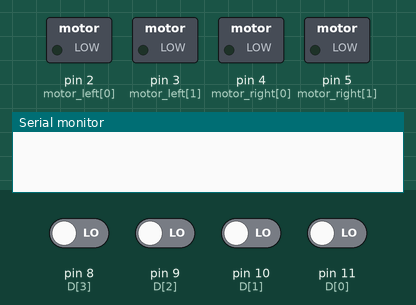
Recording of a sketch running on a simulated Arduino Uno, built with avr-gcc and run on an emulated ATmega328P. Parts: switched loads named in the sketch (green lamp = pin HIGH), the last lines printed to the serial monitor. Inputs (shaded band) come from the test bench; at power-on: pin 8 (D[3]), pin 9 (D[2]), pin 10 (D[1]), pin 11 (D[0]) LOW.

Above: at 1.2 s.
1.3 s: pin 8 (D[3]) driven HIGH
At 2.2 s:
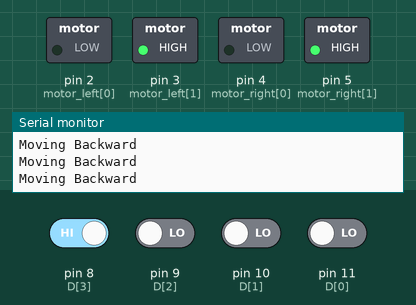
2.8 s: pin 8 (D[3]) driven LOW and pin 9 (D[2]) driven HIGH
At 4.0 s:
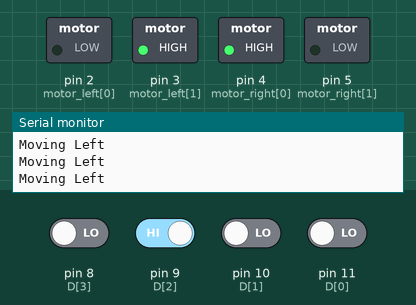
4.3 s: pin 10 (D[1]) driven HIGH
At 5.2 s:
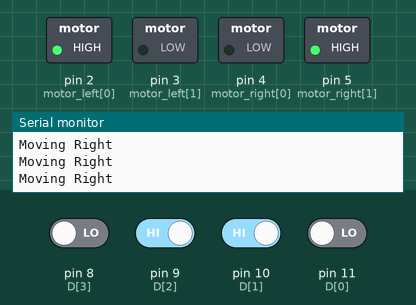
5.8 s: pin 9 (D[2]) driven LOW
At 6.5 s:
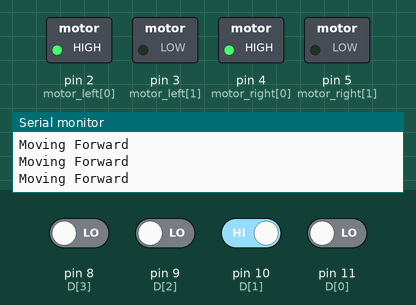
7.3 s: pin 9 (D[2]) driven HIGH
At 8.6 s:
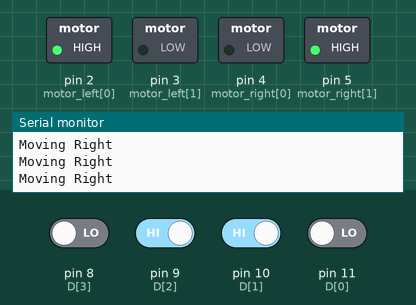
10.3 s: pin 10 (D[1]) driven LOW
At 10.8 s:
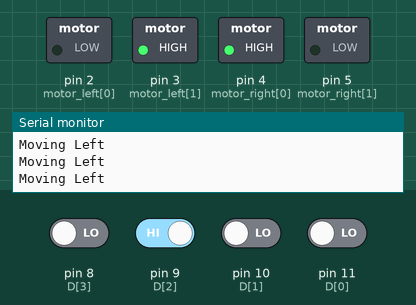
Timing chart, 0 to 13.3 s (numbered marks = the images above; inputs shaded):
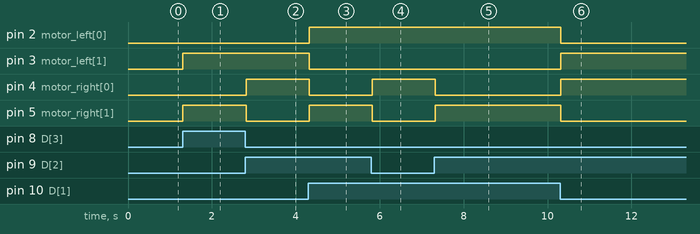

Measured:
- after the input at 1.3 s, pin 3 (motor_left[1]), pin 5 (motor_right[1]): LOW → HIGH at once
- after the input at 2.8 s, pin 4 (motor_right[0]): LOW → HIGH at once; pin 5 (motor_right[1]): HIGH → LOW at once
- after the input at 4.3 s, pin 2 (motor_left[0]), pin 5 (motor_right[1]): LOW → HIGH at once; pin 3 (motor_left[1]), pin 4 (motor_right[0]): HIGH → LOW at once
- after the input at 5.8 s, pin 4 (motor_right[0]): LOW → HIGH at once; pin 5 (motor_right[1]): HIGH → LOW at once
- after the input at 7.3 s, pin 4 (motor_right[0]): HIGH → LOW at once; pin 5 (motor_right[1]): LOW → HIGH at once
- after the input at 10.3 s, pin 2 (motor_left[0]), pin 5 (motor_right[1]): HIGH → LOW at once; pin 3 (motor_left[1]), pin 4 (motor_right[0]): LOW → HIGH at once

The sketch:

mobileBot.ino
```cpp
int motor_left[]={2,3};
int motor_right[]={4,5};

int D[4] = {11,10,9,8};
int r[4] = {0,0,0,0};

void setup()
{
    Serial.begin(9600);
    for(int i=0;i<2;i++)
    {
        pinMode(motor_left[i],OUTPUT);
        pinMode(motor_right[i],OUTPUT);
    }

    for(int i=0;i<4;i++)
    {
        pinMode(D[i],INPUT);
    }

} //end of void setup

void loop()
{
    //r[0]=digitalRead(D[3]); //r1 to r4 get the values of D3 to D0 respectively
    //r[1]=digitalRead(D[2]);
    //r[2]=digitalRead(D[1]);
    //r[3]=digitalRead(D[0]);

    for(int i=0;i<4;i++)
    {
      r[i] = digitalRead(D[3-i]);
    }

    if(r[0]==LOW&&r[1]==LOW&&r[2]==HIGH&&r[3]==LOW) // Binary 0010 ; Decimal 2
    {
        Serial.println("Moving Forward");
        moveforward();
    }

    if(r[0]==LOW&&r[1]==HIGH&&r[2]==LOW&&r[3]==LOW) // Binary 0100 ; Decimal 4
    {
        Serial.println("Moving Left");
        moveleft();
    }

    if(r[0]==LOW&&r[1]==HIGH&&r[2]==LOW&&r[3]==HIGH) // Binary 0101 ; Decimal 5
    {
        Serial.println("Not moving");
        nomove();
    }

    if(r[0]==LOW&&r[1]==HIGH&&r[2]==HIGH&&r[3]==LOW) // Binary 0110 ; Decimal 6
    {
        Serial.println("Moving Right");
        moveright();
    }

    if(r[0]==HIGH&&r[1]==LOW&&r[2]==LOW&&r[3]==LOW) // Binary 1000 ; Decimal 8
    {
        Serial.println("Moving Backward");
        movebackward();
    }

}

//function declarations
void moveforward()
{
    digitalWrite(motor_left[0],HIGH);
    digitalWrite(motor_left[1],LOW);
    digitalWrite(motor_right[0],HIGH);
    digitalWrite(motor_right[1],LOW);
}

void movebackward()
{
    digitalWrite(motor_left[0],LOW);
    digitalWrite(motor_left[1],HIGH);
    digitalWrite(motor_right[0],LOW);
    digitalWrite(motor_right[1],HIGH);
}

void moveleft()
{
    digitalWrite(motor_left[0],LOW);
    digitalWrite(motor_left[1],HIGH);
    digitalWrite(motor_right[0],HIGH);
    digitalWrite(motor_right[1],LOW);
}

void moveright()
{
    digitalWrite(motor_left[0],HIGH);
    digitalWrite(motor_left[1],LOW);
    digitalWrite(motor_right[0],LOW);
    digitalWrite(motor_right[1],HIGH);
}

void nomove()
{
    digitalWrite(motor_left[0],LOW);
    digitalWrite(motor_left[1],LOW);
    digitalWrite(motor_right[0],LOW);
    digitalWrite(motor_right[1],LOW);
}
```
